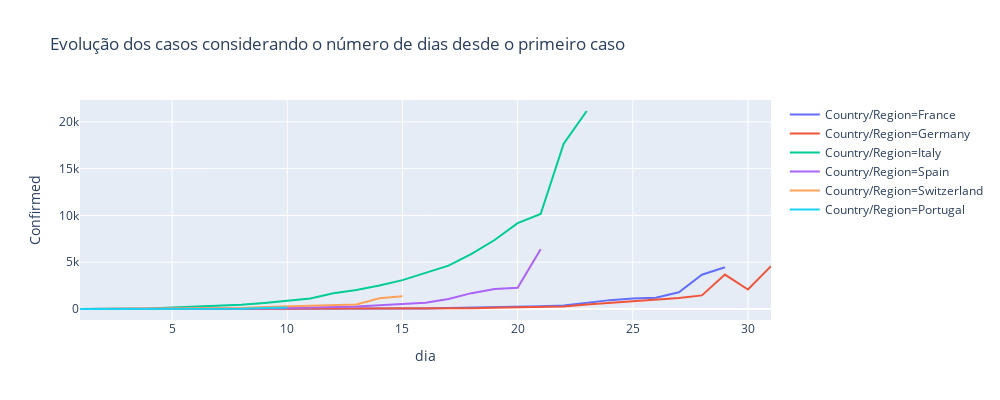

The cell this chart's notebook holds for it:
### Code cell
fig = px.line(temp, x="dia", y="Confirmed", color = 'Country/Region',height=400,width=1000,
             title='Evolução dos casos considerando o número de dias desde o primeiro caso')
fig.show()

### Figure 1 — Plotly figure (JSON) as saved in the notebook; plotly's stock layout.template omitted (floating-point values rounded to 4 significant figures)
{"data": [{"hoverlabel": {"namelength": 0}, "hovertemplate": "Country/Region=France<br>dia=%{x}<br>Confirmed=%{y}", "legendgroup": "Country/Region=France", "line": {"color": "#636efa", "dash": "solid"}, "mode": "lines", "name": "Country/Region=France", "showlegend": true, "type": "scatter", "x": [1, 2, 3, 4, 5, 6, 7, 8, 9, 10, 11, 12, 13, 14, 15, 16, 17, 18, 19, 20, 21, 22, 23, 24, 25, 26, 27, 28, 29], "xaxis": "x", "y": [2, 3, 3, 3, 4, 5, 5, 5, 6, 11, 11, 12, 14, 18, 38, 57, 100, 130, 191, 204, 285, 377, 653, 949, 1126, 1209, 1784, 3661, 4469], "yaxis": "y"}, {"hoverlabel": {"namelength": 0}, "hovertemplate": "Country/Region=Germany<br>dia=%{x}<br>Confirmed=%{y}", "legendgroup": "Country/Region=Germany", "line": {"color": "#EF553B", "dash": "solid"}, "mode": "lines", "name": "Country/Region=Germany", "showlegend": true, "type": "scatter", "x": [1, 2, 3, 4, 5, 6, 7, 8, 9, 10, 11, 12, 13, 14, 15, 16, 17, 18, 19, 20, 21, 22, 23, 24, 25, 26, 27, 28, 29, 30, 31], "xaxis": "x", "y": [4, 4, 4, 5, 8, 10, 12, 13, 14, 16, 16, 16, 16, 17, 27, 46, 48, 79, 130, 159, 196, 262, 482, 670, 799, 1040, 1176, 1457, 3675, 2078, 4585], "yaxis": "y"}, {"hoverlabel": {"namelength": 0}, "hovertemplate": "Country/Region=Italy<br>dia=%{x}<br>Confirmed=%{y}", "legendgroup": "Country/Region=Italy", "line": {"color": "#00cc96", "dash": "solid"}, "mode": "lines", "name": "Country/Region=Italy", "showlegend": true, "type": "scatter", "x": [1, 2, 3, 4, 5, 6, 7, 8, 9, 10, 11, 12, 13, 14, 15, 16, 17, 18, 19, 20, 21, 22, 23], "xaxis": "x", "y": [2, 3, 20, 62, 155, 229, 322, 453, 655, 888, 1128, 1694, 2036, 2502, 3089, 3858, 4636, 5883, 7375, 9172, 10149, 17660, 21157], "yaxis": "y"}, {"hoverlabel": {"namelength": 0}, "hovertemplate": "Country/Region=Spain<br>dia=%{x}<br>Confirmed=%{y}", "legendgroup": "Country/Region=Spain", "line": {"color": "#ab63fa", "dash": "solid"}, "mode": "lines", "name": "Country/Region=Spain", "showlegend": true, "type": "scatter", "x": [1, 2, 3, 4, 5, 6, 7, 8, 9, 10, 11, 12, 13, 14, 15, 16, 17, 18, 19, 20, 21], "xaxis": "x", "y": [1, 2, 2, 6, 13, 15, 32, 45, 84, 120, 165, 222, 259, 400, 500, 673, 1073, 1695, 2128, 2277, 6391], "yaxis": "y"}, {"hoverlabel": {"namelength": 0}, "hovertemplate": "Country/Region=Switzerland<br>dia=%{x}<br>Confirmed=%{y}", "legendgroup": "Country/Region=Switzerland", "line": {"color": "#FFA15A", "dash": "solid"}, "mode": "lines", "name": "Country/Region=Switzerland", "showlegend": true, "type": "scatter", "x": [1, 2, 3, 4, 5, 6, 7, 8, 9, 10, 11, 12, 13, 14, 15], "xaxis": "x", "y": [1, 8, 18, 27, 42, 56, 90, 114, 214, 268, 337, 374, 491, 1139, 1359], "yaxis": "y"}, {"hoverlabel": {"namelength": 0}, "hovertemplate": "Country/Region=Portugal<br>dia=%{x}<br>Confirmed=%{y}", "legendgroup": "Country/Region=Portugal", "line": {"color": "#19d3f3", "dash": "solid"}, "mode": "lines", "name": "Country/Region=Portugal", "showlegend": true, "type": "scatter", "x": [1, 2, 3, 4, 5, 6, 7, 8, 9, 10], "xaxis": "x", "y": [2, 2, 5, 8, 13, 20, 30, 41, 112, 169], "yaxis": "y"}], "layout": {"height": 400, "legend": {"tracegroupgap": 0}, "title": {"text": "Evolução dos casos considerando o número de dias desde o primeiro caso"}, "width": 1000, "xaxis": {"anchor": "y", "autorange": true, "domain": [0, 1], "range": [1, 31], "title": {"text": "dia"}, "type": "linear"}, "yaxis": {"anchor": "x", "autorange": true, "domain": [0, 1], "range": [-1174.0, 22330.0], "title": {"text": "Confirmed"}, "type": "linear"}}}
